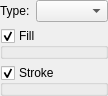
<?xml version="1.0" encoding="UTF-8"?>
<ui version="4.0">
 <class>PolygonSymbolizerWidgetForm</class>
 <widget class="QWidget" name="PolygonSymbolizerWidgetForm">
  <property name="geometry">
   <rect>
    <x>0</x>
    <y>0</y>
    <width>106</width>
    <height>62</height>
   </rect>
  </property>
  <property name="windowTitle">
   <string>Form</string>
  </property>
  <layout class="QGridLayout" name="gridLayout_3">
   <property name="margin">
    <number>0</number>
   </property>
   <item row="0" column="0">
    <layout class="QGridLayout" name="m_mainLayout">
     <item row="0" column="0">
      <layout class="QGridLayout" name="gridLayout_2">
       <item row="0" column="0">
        <widget class="QLabel" name="m_polygonSymbolizerTypeLabel">
         <property name="text">
          <string>Type:</string>
         </property>
        </widget>
       </item>
       <item row="0" column="1">
        <widget class="QComboBox" name="m_polygonSymbolizerTypeComboBox">
         <property name="sizePolicy">
          <sizepolicy hsizetype="Expanding" vsizetype="Fixed">
           <horstretch>0</horstretch>
           <verstretch>0</verstretch>
          </sizepolicy>
         </property>
        </widget>
       </item>
      </layout>
     </item>
     <item row="1" column="0">
      <widget class="QGroupBox" name="m_fillGroupBox">
       <property name="title">
        <string>Fill</string>
       </property>
       <property name="flat">
        <bool>true</bool>
       </property>
       <property name="checkable">
        <bool>true</bool>
       </property>
      </widget>
     </item>
     <item row="2" column="0">
      <widget class="QGroupBox" name="m_strokeGroupBox">
       <property name="title">
        <string>Stroke</string>
       </property>
       <property name="flat">
        <bool>true</bool>
       </property>
       <property name="checkable">
        <bool>true</bool>
       </property>
      </widget>
     </item>
    </layout>
   </item>
  </layout>
 </widget>
 <resources/>
 <connections/>
</ui>
